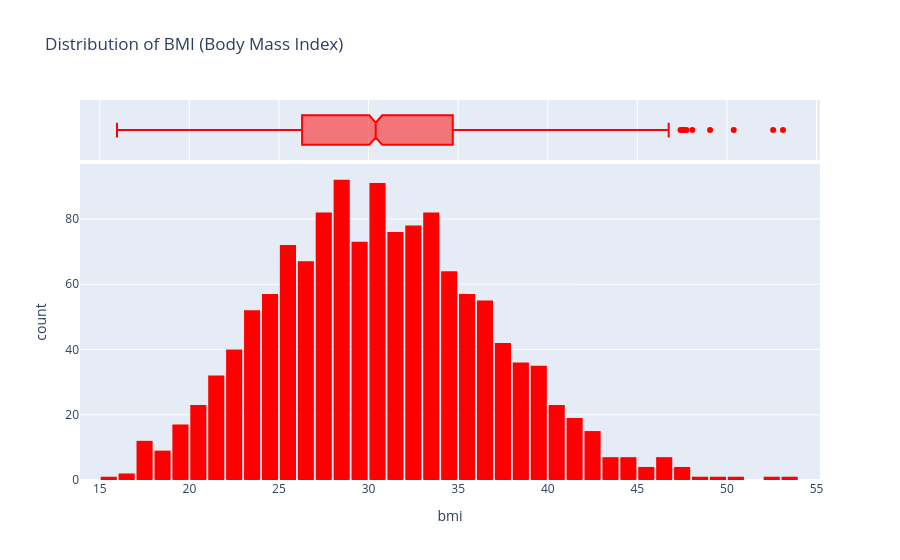

The notebook cell saved with this chart:
### Markdown cell above
### Body Mass Index

Let's look at the distribution of BMI (Body Mass Index) of customers, using a histogram and box plot.

### Code cell
fig = px.histogram(medical_df, 
                   x='bmi', 
                   marginal='box', 
                   color_discrete_sequence=['red'], 
                   title='Distribution of BMI (Body Mass Index)')
fig.update_layout(bargap=0.1)
fig.show()

### Figure 1 — Plotly figure (JSON) as saved in the notebook; plotly's stock layout.template omitted (floating-point values rounded to 4 significant figures; data arrays with more than 128 entries replaced by an {"elided": "..."} marker saying what was removed)
{"data": [{"bingroup": "x", "hovertemplate": "bmi=%{x}<br>count=%{y}<extra></extra>", "legendgroup": "", "marker": {"color": "red", "pattern": {"shape": ""}}, "name": "", "orientation": "v", "showlegend": false, "type": "histogram", "x": {"elided": "1338 float values"}, "xaxis": "x", "yaxis": "y"}, {"hovertemplate": "bmi=%{x}<extra></extra>", "legendgroup": "", "marker": {"color": "red"}, "name": "", "notched": true, "showlegend": false, "type": "box", "x": {"elided": "1338 float values"}, "xaxis": "x2", "yaxis": "y2"}], "layout": {"bargap": 0.1, "barmode": "relative", "legend": {"tracegroupgap": 0}, "title": {"text": "Distribution of BMI (Body Mass Index)"}, "xaxis": {"anchor": "y", "domain": [0, 1], "title": {"text": "bmi"}}, "xaxis2": {"anchor": "y2", "domain": [0, 1], "matches": "x", "showgrid": true, "showticklabels": false}, "yaxis": {"anchor": "x", "domain": [0, 0.8316], "title": {"text": "count"}}, "yaxis2": {"anchor": "x2", "domain": [0.8416, 1], "matches": "y2", "showgrid": false, "showline": false, "showticklabels": false, "ticks": ""}}}
